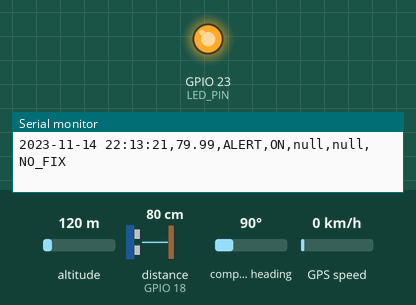
Recording of a sketch running on a simulated ESP32. Parts: output pins drawn as LEDs (lit = HIGH), the last lines printed to the serial monitor. Wiring (inferred from the names in the program): ultrasonic range finder: trigger GPIO 5; echo GPIO 18. Inputs (shaded band) come from the test bench; at power-on: distance to the obstacle (sensor on GPIO 18) 80 cm, altitude 120 m, compass heading 90°, GPS speed 0 km/h. The echo pulse lasts 58.3 µs per cm; the local clock reads 2024-03-15 10:24:30 at power-on unless the sketch sets it; the GPS gets a fix after 3 s at 37.7749, -122.4194 with 8 satellites; pins used as bus, display or sensor lines are not drawn.

Above: at 1.2 s.
1.3 s: distance to the obstacle (sensor on GPIO 18) set to 23 cm
5.4 s: distance to the obstacle (sensor on GPIO 18) set to 19 cm
At 6.8 s:
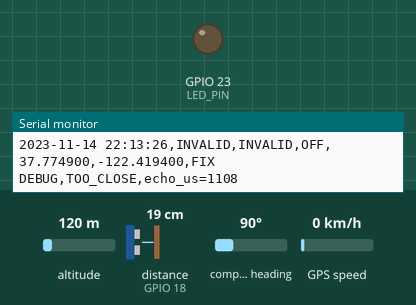
7.6 s: distance to the obstacle (sensor on GPIO 18) set to 35 cm
At 9.1 s:
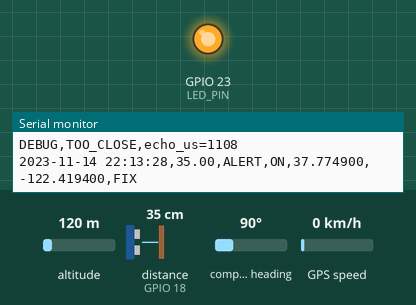
9.7 s: distance to the obstacle (sensor on GPIO 18) set to 2 cm
At 11.3 s:
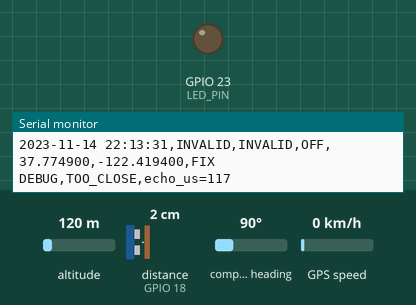
Timing chart, 0 to 12.7 s (numbered marks = the images above; inputs shaded):
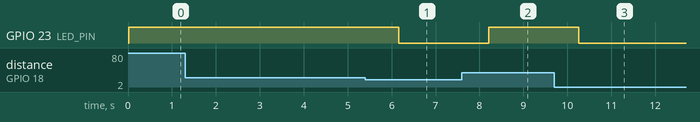

The sketch:

esp32_firmware.ino
```cpp
#include <Wire.h>
#include <RTClib.h>
#include <TinyGPSPlus.h>

// -------- HARDWARE OBJECTS --------
RTC_DS3231 rtc;
TinyGPSPlus gps;

// -------- PIN CONNECTIONS --------
#define TRIG_PIN 5
#define ECHO_PIN 18
#define LED_PIN 23

// GPS TX -> ESP32 GPIO 16
// GPS RX -> ESP32 GPIO 17
#define GPS_RX_PIN 16
#define GPS_TX_PIN 17

// -------- SETTINGS --------
const float SOUND_SPEED = 0.0343;
const unsigned long ECHO_TIMEOUT_US = 30000;
const float ALERT_DISTANCE_CM = 22.0;

// IMPORTANT:
// Set true for the FIRST upload to correct the RTC.
// After a successful upload, change to false and upload again.
const bool SET_RTC_FROM_COMPILE_TIME = true;

unsigned long lastEchoDuration = 0;
unsigned long lastGpsByteMillis = 0;

String invalidReason = "VALID";
bool rtcAvailable = false;

// -------- ULTRASONIC READING --------
float readDistance() {
  digitalWrite(TRIG_PIN, LOW);
  delayMicroseconds(2);

  digitalWrite(TRIG_PIN, HIGH);
  delayMicroseconds(10);
  digitalWrite(TRIG_PIN, LOW);

  lastEchoDuration =
      pulseIn(ECHO_PIN, HIGH, ECHO_TIMEOUT_US);

  // No echo received before timeout.
  if (lastEchoDuration == 0) {
    invalidReason = "NO_ECHO_TIMEOUT";
    return -1.0;
  }

  float distance =
      lastEchoDuration * SOUND_SPEED / 2.0;

  // Keep original validation limits.
  if (distance <= 20.0) {
    invalidReason = "TOO_CLOSE";
    return -1.0;
  }

  if (distance > 400.0) {
    invalidReason = "TOO_FAR";
    return -1.0;
  }

  invalidReason = "VALID";
  return distance;
}

// -------- RTC TIMESTAMP --------
String getTimestamp() {
  if (!rtcAvailable) {
    return "RTC_ERROR";
  }

  DateTime now = rtc.now();
  char timestamp[20];

  snprintf(
    timestamp, sizeof(timestamp),
    "%04d-%02d-%02d %02d:%02d:%02d",
    now.year(), now.month(), now.day(),
    now.hour(), now.minute(), now.second()
  );

  return String(timestamp);
}

// -------- GPS READING --------
void readGPS() {
  while (Serial2.available() > 0) {
    char incoming = Serial2.read();

    gps.encode(incoming);
    lastGpsByteMillis = millis();
  }
}

String getGPSStatus() {
  // No GPS bytes received recently.
  if (lastGpsByteMillis == 0 ||
      millis() - lastGpsByteMillis > 3000) {
    return "NO_DATA";
  }

  // Data is arriving, but no valid position yet.
  if (!gps.location.isValid() ||
      gps.location.age() >= 10000) {
    return "NO_FIX";
  }

  return "FIX";
}

// -------- CSV OUTPUT --------
void printLog(float distance) {
  bool validDistance = distance >= 0;

  String status;
  String ledStatus;

  // Invalid readings must not trigger the LED.
  if (!validDistance) {
    status = "INVALID";
    digitalWrite(LED_PIN, LOW);
    ledStatus = "OFF";
  }
  else if (distance > ALERT_DISTANCE_CM) {
    status = "ALERT";
    digitalWrite(LED_PIN, HIGH);
    ledStatus = "ON";
  }
  else {
    status = "NORMAL";
    digitalWrite(LED_PIN, LOW);
    ledStatus = "OFF";
  }

  String latitude = "null";
  String longitude = "null";

  if (gps.location.isValid() &&
      gps.location.age() < 10000) {
    latitude = String(gps.location.lat(), 6);
    longitude = String(gps.location.lng(), 6);
  }

  // Keep exactly seven CSV columns.
  Serial.print(getTimestamp());
  Serial.print(",");

  if (validDistance) {
    Serial.print(distance, 2);
  } else {
    Serial.print("INVALID");
  }

  Serial.print(",");
  Serial.print(status);
  Serial.print(",");
  Serial.print(ledStatus);
  Serial.print(",");
  Serial.print(latitude);
  Serial.print(",");
  Serial.print(longitude);
  Serial.print(",");
  Serial.println(getGPSStatus());

  // Diagnostic output for invalid distance readings.
  if (!validDistance) {
    Serial.print("DEBUG,");
    Serial.print(invalidReason);
    Serial.print(",echo_us=");
    Serial.println(lastEchoDuration);
  }
}

// -------- SETUP --------
void setup() {
  Serial.begin(115200);

  pinMode(TRIG_PIN, OUTPUT);
  pinMode(ECHO_PIN, INPUT);
  pinMode(LED_PIN, OUTPUT);

  digitalWrite(TRIG_PIN, LOW);
  digitalWrite(LED_PIN, LOW);

  // RTC I2C: SDA = GPIO 21, SCL = GPIO 22.
  Wire.begin(21, 22);
  rtcAvailable = rtc.begin();

  if (rtcAvailable && SET_RTC_FROM_COMPILE_TIME) {
    rtc.adjust(DateTime(F(__DATE__), F(__TIME__)));
  }

  // GPS UART: RX = GPIO 16, TX = GPIO 17.
  Serial2.begin(
    9600, SERIAL_8N1,
    GPS_RX_PIN, GPS_TX_PIN
  );

  Serial.println("EcoSpillGuard started");
  Serial.println(
    "Time,Distance_cm,Status,LED,Latitude,Longitude,GPS"
  );

  if (!rtcAvailable) {
    Serial.println("WARNING: RTC not detected");
  }
}

// -------- MAIN LOOP --------
void loop() {
  // Process GPS messages.
  readGPS();

  // Read tank-level distance.
  float distance = readDistance();

  // Log timestamp, distance, alert and GPS status.
  printLog(distance);

  delay(1000);
}
```

Measured:
- the behaviour switches between 22 and 21 cm on distance to the obstacle (sensor on GPIO 18) (found by bisection; images 0 and 1)
- after the input at 5.4 s, GPIO 23 (LED_PIN): HIGH → LOW after 0.76 s
- after the input at 7.6 s, GPIO 23 (LED_PIN): LOW → HIGH after 0.61 s
- after the input at 9.7 s, GPIO 23 (LED_PIN): HIGH → LOW after 0.56 s
